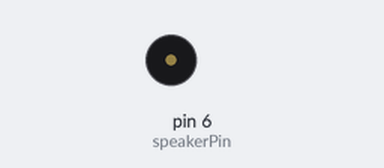
This sketch was run on a simulated Arduino Uno, built with avr-gcc and run on an emulated ATmega328P. Parts: buzzer (waves = sounding).

Above: at 1.9 s.
At 6.61 s:
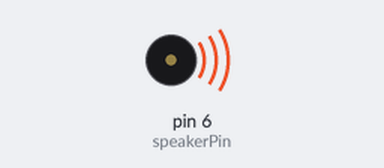
Timing chart, 0 to 6.9 s (numbered marks = the images above):
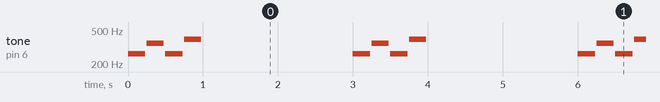

The sketch:

app.ino
```cpp
int speakerPin = 6;
int melody[] = {262, 294, 330, 349, 392, 440, 494, 523};

void setup(){
    pinMode(speakerPin, OUTPUT);
}

void loop() {
// 도파도솔
tone(speakerPin, melody[0], 230);
delay(250);
tone(speakerPin, melody[3], 230);
delay(250);
tone(speakerPin, melody[0], 230);
delay(250);
tone(speakerPin, melody[4], 230);
delay(250);
delay(2000);
}
```

Measured:
- by itself, tone on pin 6 (speakerPin): repeats every 3.0 s: silent 0.02 s, 349 Hz 0.23 s, silent 0.02 s, 262 Hz 0.23 s, silent 0.02 s, 392 Hz 0.23 s, silent 2.0 s, 262 Hz 0.23 s
